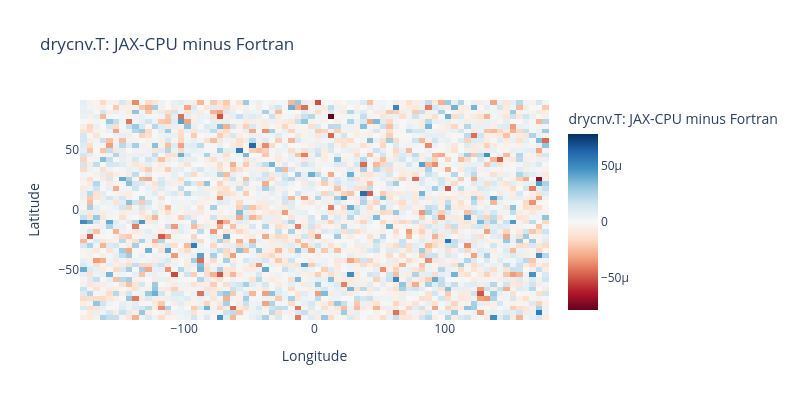
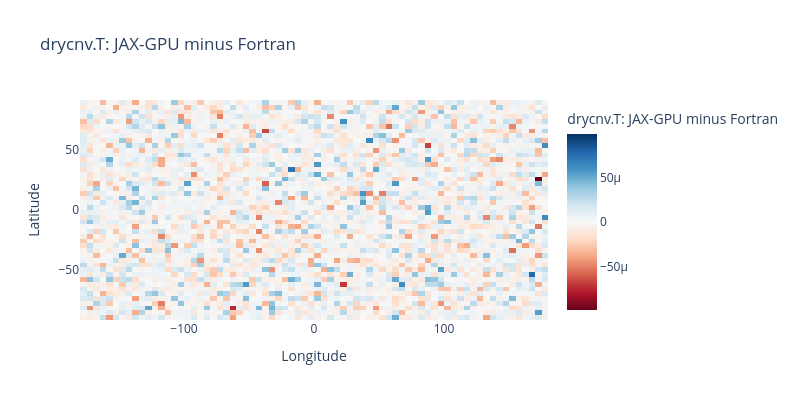

The notebook cell these images were saved under, in order:
### Markdown cell above
## 6. Difference maps (JAX − Fortran)

A uniformly pale (near-zero) map here is the spatial confirmation of the
floating-point-level agreement already reported numerically in `FINDINGS.md`
§2d / `STATUS.md` (max abs diff ≤1.5e-3 CPU, ≤2.8e-3 GPU) — not evidence of
real physical structure, since the underlying field values are synthetic.

### Code cell
def diff_map(maps, field, device):
    ref_key, jax_key = ("fortran", field), (f"jax_{device}", field)
    if ref_key not in maps or jax_key not in maps:
        return None
    return maps[jax_key] - maps[ref_key]

diff_figs = {}
for group_name, maps, fields in [("drycnv", drycnv_maps, DRYCNV_FIELDS), ("pbl", pbl_maps, PBL_FIELDS)]:
    for field in fields:
        for dev in DEVICES:
            d = diff_map(maps, field, dev)
            if d is None:
                continue
            fig = create_2d_global_map(
                d, lat, lon,
                f"{group_name}.{field}: JAX-{dev.upper()} minus Fortran",
                colorscale="RdBu", zmid=0,
            )
            diff_figs[(group_name, field, dev)] = fig
            fig.show()
            print(f"{group_name}.{field}  jax_{dev} vs fortran  max|diff| = {np.max(np.abs(d)):.3e}")

### Figure 1 — Plotly figure (JSON) as saved in the notebook; plotly's stock layout.template omitted (floating-point values rounded to 4 significant figures; data arrays with more than 128 entries replaced by an {"elided": "..."} marker saying what was removed)
{"data": [{"colorbar": {"title": {"text": "drycnv.T: JAX-CPU minus Fortran"}}, "colorscale": [[0.0, "rgb(103,0,31)"], [0.1, "rgb(178,24,43)"], [0.2, "rgb(214,96,77)"], [0.3, "rgb(244,165,130)"], [0.4, "rgb(253,219,199)"], [0.5, "rgb(247,247,247)"], [0.6, "rgb(209,229,240)"], [0.7, "rgb(146,197,222)"], [0.8, "rgb(67,147,195)"], [0.9, "rgb(33,102,172)"], [1.0, "rgb(5,48,97)"]], "hoverongaps": false, "type": "heatmap", "x": [-177.5, -172.5, -167.5, -162.5, -157.5, -152.5, -147.5, -142.5, -137.5, -132.5, -127.5, -122.5, -117.5, -112.5, -107.5, -102.5, -97.5, -92.5, -87.5, -82.5, -77.5, -72.5, -67.5, -62.5, -57.5, -52.5, -47.5, -42.5, -37.5, -32.5, -27.5, -22.5, -17.5, -12.5, -7.5, -2.5, 2.5, 7.5, 12.5, 17.5, 22.5, 27.5, 32.5, 37.5, 42.5, 47.5, 52.5, 57.5, 62.5, 67.5, 72.5, 77.5, 82.5, 87.5, 92.5, 97.5, 102.5, 107.5, 112.5, 117.5, 122.5, 127.5, 132.5, 137.5, 142.5, 147.5, 152.5, 157.5, 162.5, 167.5, 172.5, 177.5], "y": [-90.0, -86.0, -82.0, -78.0, -74.0, -70.0, -66.0, -62.0, -58.0, -54.0, -50.0, -46.0, -42.0, -38.0, -34.0, -30.0, -26.0, -22.0, -18.0, -14.0, -10.0, -6.0, -2.0, 2.0, 6.0, 10.0, 14.0, 18.0, 22.0, 26.0, 30.0, 34.0, 38.0, 42.0, 46.0, 50.0, 54.0, 58.0, 62.0, 66.0, 70.0, 74.0, 78.0, 82.0, 86.0, 90.0], "z": {"elided": "46x72 float values"}, "zmid": 0}], "layout": {"height": 400, "title": {"text": "drycnv.T: JAX-CPU minus Fortran"}, "width": 800, "xaxis": {"title": {"text": "Longitude"}}, "yaxis": {"title": {"text": "Latitude"}}}}

### Figure 2 — Plotly figure (JSON) as saved in the notebook; plotly's stock layout.template omitted (floating-point values rounded to 4 significant figures; data arrays with more than 128 entries replaced by an {"elided": "..."} marker saying what was removed)
{"data": [{"colorbar": {"title": {"text": "drycnv.T: JAX-GPU minus Fortran"}}, "colorscale": [[0.0, "rgb(103,0,31)"], [0.1, "rgb(178,24,43)"], [0.2, "rgb(214,96,77)"], [0.3, "rgb(244,165,130)"], [0.4, "rgb(253,219,199)"], [0.5, "rgb(247,247,247)"], [0.6, "rgb(209,229,240)"], [0.7, "rgb(146,197,222)"], [0.8, "rgb(67,147,195)"], [0.9, "rgb(33,102,172)"], [1.0, "rgb(5,48,97)"]], "hoverongaps": false, "type": "heatmap", "x": [-177.5, -172.5, -167.5, -162.5, -157.5, -152.5, -147.5, -142.5, -137.5, -132.5, -127.5, -122.5, -117.5, -112.5, -107.5, -102.5, -97.5, -92.5, -87.5, -82.5, -77.5, -72.5, -67.5, -62.5, -57.5, -52.5, -47.5, -42.5, -37.5, -32.5, -27.5, -22.5, -17.5, -12.5, -7.5, -2.5, 2.5, 7.5, 12.5, 17.5, 22.5, 27.5, 32.5, 37.5, 42.5, 47.5, 52.5, 57.5, 62.5, 67.5, 72.5, 77.5, 82.5, 87.5, 92.5, 97.5, 102.5, 107.5, 112.5, 117.5, 122.5, 127.5, 132.5, 137.5, 142.5, 147.5, 152.5, 157.5, 162.5, 167.5, 172.5, 177.5], "y": [-90.0, -86.0, -82.0, -78.0, -74.0, -70.0, -66.0, -62.0, -58.0, -54.0, -50.0, -46.0, -42.0, -38.0, -34.0, -30.0, -26.0, -22.0, -18.0, -14.0, -10.0, -6.0, -2.0, 2.0, 6.0, 10.0, 14.0, 18.0, 22.0, 26.0, 30.0, 34.0, 38.0, 42.0, 46.0, 50.0, 54.0, 58.0, 62.0, 66.0, 70.0, 74.0, 78.0, 82.0, 86.0, 90.0], "z": {"elided": "46x72 float values"}, "zmid": 0}], "layout": {"height": 400, "title": {"text": "drycnv.T: JAX-GPU minus Fortran"}, "width": 800, "xaxis": {"title": {"text": "Longitude"}}, "yaxis": {"title": {"text": "Latitude"}}}}
